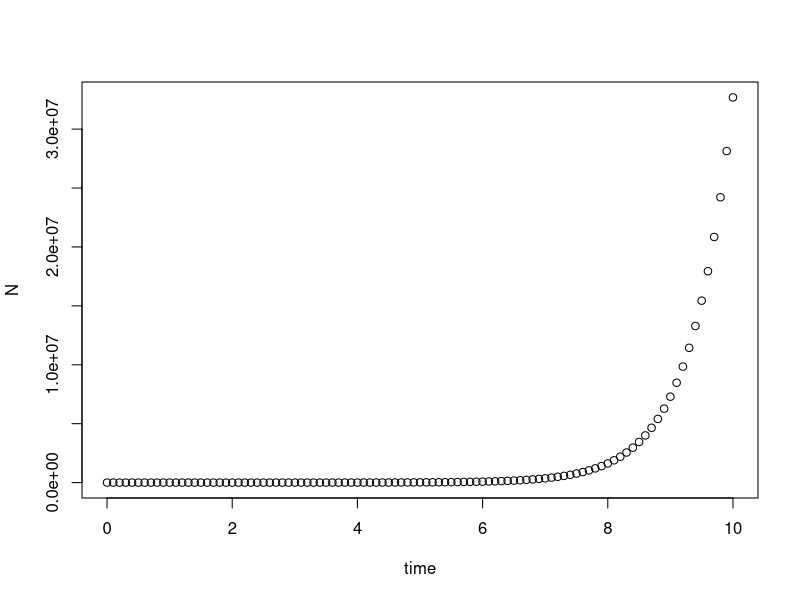
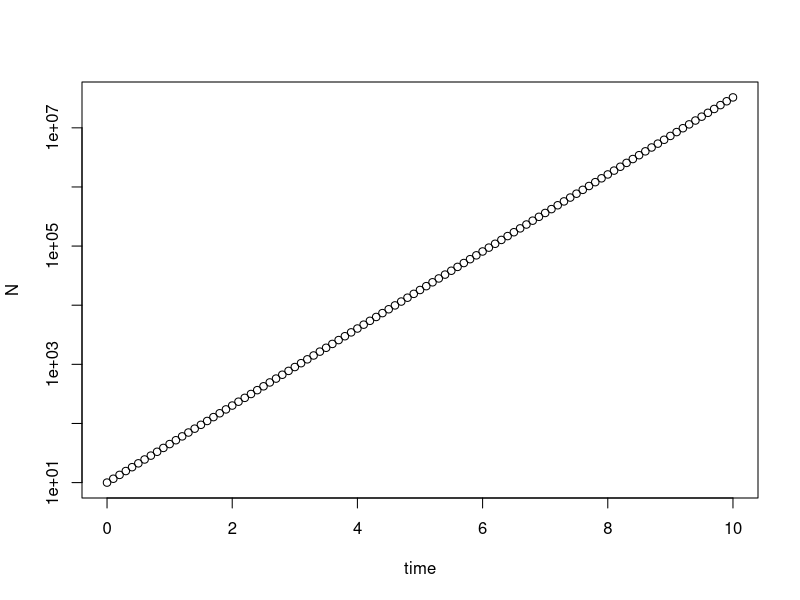
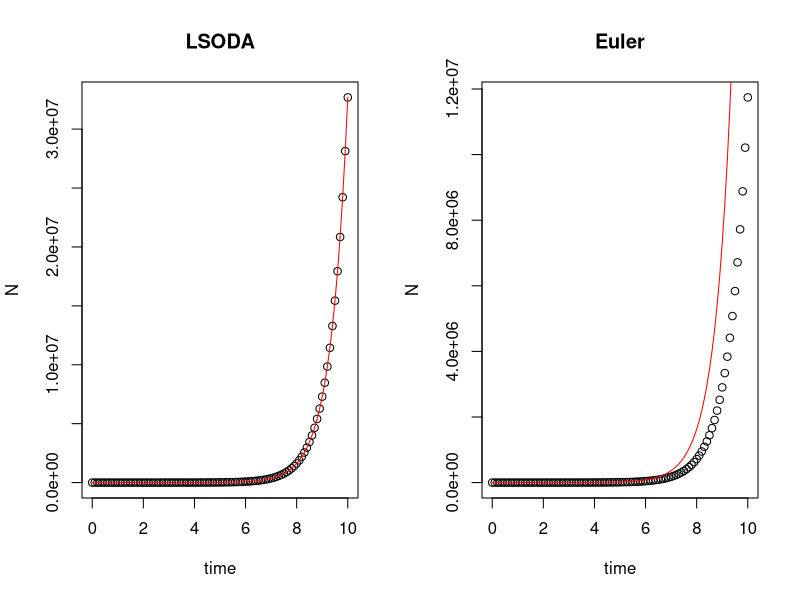
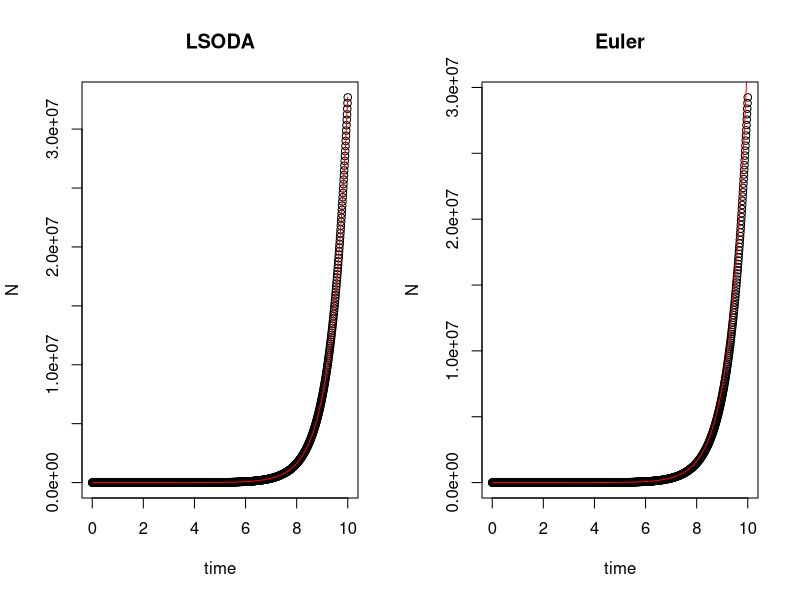
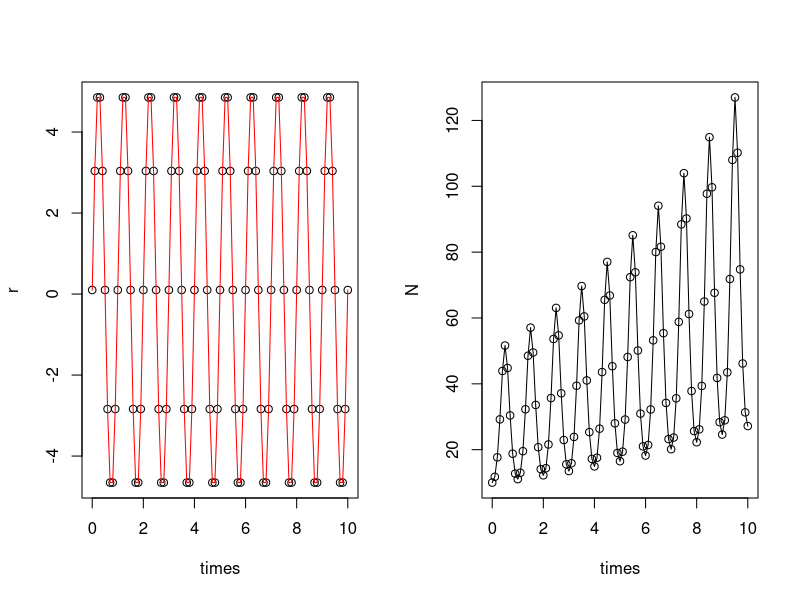
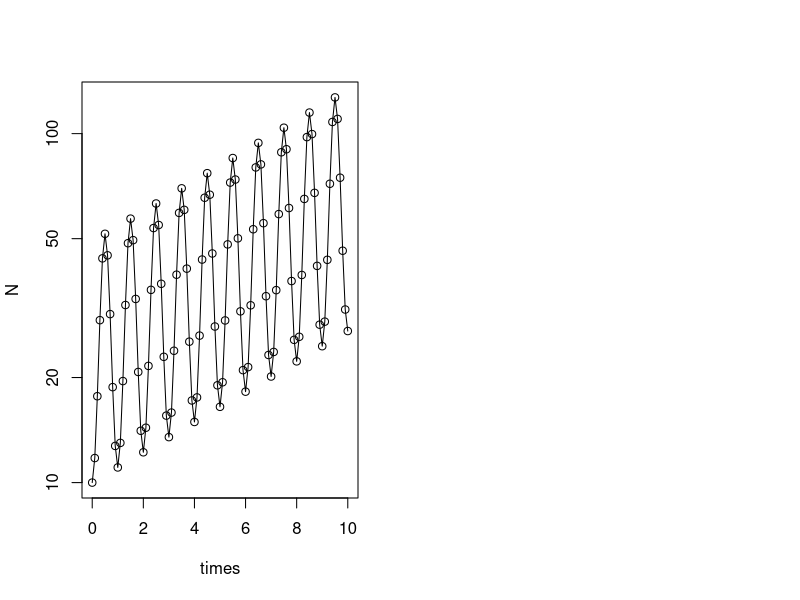

Write R code to recreate these figures, in order.
###### part 1 ######
# install.packages("deSolve")
library(deSolve)

### (1) Model specification
exponential_model <- function(times, state, parms) {
  with(as.list(c(state, parms)), {
    dN_dt = r*N  # exponential growth equation
    return(list(c(dN_dt)))  # return the results
  })
}

### (2) Model application
times <- seq(0, 10, by = 0.1)  # time steps to integrate over
state <- c(N = 10)  # initial population size
parms <- c(r = 1.5)  # intrinsic growth rate

# run the ode solver
pop_size <- ode(func = exponential_model, times = times, y = state, parms = parms)

# take a look at the results
head(pop_size)

### (3) Plotting
plot(N ~ time, data = pop_size)
plot(N ~ time, data = pop_size, log = "y")

###### part 2 ######
# original setting
times <- seq(0, 10, by = 0.1)  # time steps to integrate over
state <- c(N = 10)  # initial population size
parms <- c(r = 1.5)  # intrinsic growth rate
# default: LSODA
pop_size <- ode(func = exponential_model, times = times, y = state, parms = parms)

# Euler's method
pop_size_1 <- ode(func = exponential_model, times = times, y = state, parms = parms, method = "euler")

# compare different method
par(mfrow = c(1,2))
plot(N ~ time, data = pop_size, main = "LSODA")
curve(state[1]*exp(parms[1]*x), times[1], times[length(times)], col = "red", add = T) # correct curve
plot(N ~ time, data = pop_size_1, main = "Euler")
curve(state[1]*exp(parms[1]*x), times[1], times[length(times)], col = "red", add = T) # correct curve

# minimize the time step
times <- seq(0, 10, by = 0.01)  # time steps to integrate over
state <- c(N = 10)  # initial population size
parms <- c(r = 1.5)  # intrinsic growth rate
# default: LSODA
pop_size <- ode(func = exponential_model, times = times, y = state, parms = parms)

# Euler's method
pop_size_1 <- ode(func = exponential_model, times = times, y = state, parms = parms, method = "euler")

# compare different method
par(mfrow = c(1,2))
plot(N ~ time, data = pop_size, main = "LSODA")
curve(state[1]*exp(parms[1]*x), times[1], times[length(times)], col = "red", add = T) # correct curve
plot(N ~ time, data = pop_size_1, main = "Euler")
curve(state[1]*exp(parms[1]*x), times[1], times[length(times)], col = "red", add = T) # correct curve


###### part 3 ######
### Model specification
exponential_model_fluc <- function(times, state, parms) {
  with(as.list(c(state, parms)), {
    dN_dt = (r_hat + sigma*sin(omega*times))*N  # exponential growth equation
    return(list(c(dN_dt)))  # return the results
  })
}
### Parameters
times <- seq(0, 10, by = 0.1)  # time steps to integrate over
state <- c(N = 10)  # initial population size
parms <- c(r_hat = 0.1, sigma = 5, omega = 2*pi)  # intrinsic growth rate

### Fluctuating growth rate
r = parms[1] + parms[2]*sin(parms[3]*times)
plot(r ~ times)
curve(parms[1] + parms[2]*sin(parms[3]*x), add = T, col = "red")

### Solving model
pop_size <- ode(func = exponential_model_fluc, times = times, y = state, parms = parms)

### Plotting
plot(N ~ times, data = pop_size)
curve(state[1]*exp(parms[1]*x - parms[2]/parms[3]*(cos(parms[3]*x) - 1)), add = T) # correct curve
plot(N ~ times, data = pop_size, log = "y")
curve(state[1]*exp(parms[1]*x - parms[2]/parms[3]*(cos(parms[3]*x) - 1)), add = T) # correct curve
